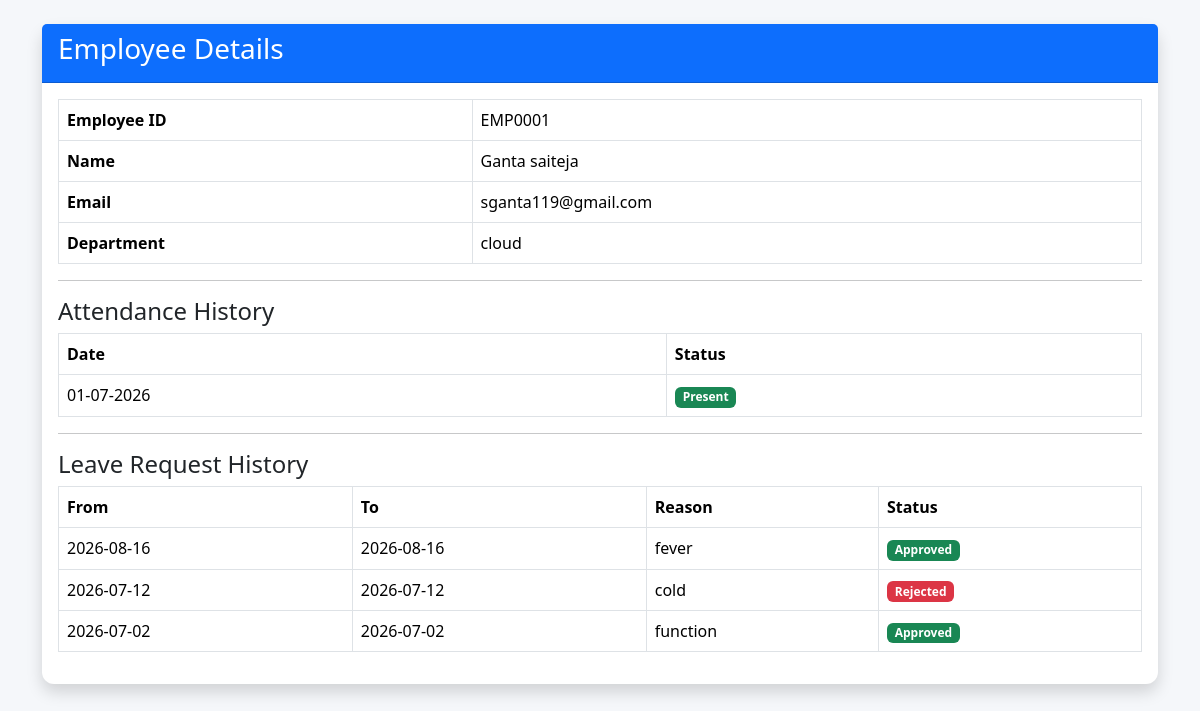
Screenshot of /view-employee/2 (signed in) with the database file from the repository.
### models.py (models this page shows)
class User(db.Model):
    id = db.Column(db.Integer, primary_key=True)
    employee_id = db.Column(db.String(20), unique=True)
    name = db.Column(db.String(100), nullable=False)
    email = db.Column(db.String(100), unique=True, nullable=False)
    department = db.Column(db.String(100), nullable=False)
    password = db.Column(db.String(255), nullable=False)
    role = db.Column(db.String(20), default="Employee")

class Attendance(db.Model):
    id = db.Column(db.Integer, primary_key=True)
    employee_id = db.Column(db.String(20), nullable=False)
    date = db.Column(db.String(20), nullable=False)
    status = db.Column(db.String(20), default="Present")

class LeaveRequest(db.Model):
    id = db.Column(db.Integer, primary_key=True)
    employee_id = db.Column(db.String(20), nullable=False)
    from_date = db.Column(db.String(20), nullable=False)
    to_date = db.Column(db.String(20), nullable=False)
    reason = db.Column(db.Text, nullable=False)
    status = db.Column(db.String(20), default="Pending")

### app.py (the view)
@app.route("/view-employee/<int:user_id>")
def view_employee(user_id):
    if session.get("role") != "Admin":
        return redirect(url_for("home"))
    employee = User.query.get_or_404(user_id)
    attendance = Attendance.query.filter_by(
        employee_id=employee.employee_id
    ).all()
    leaves = LeaveRequest.query.filter_by(
        employee_id=employee.employee_id
    ).all()
    return render_template(
        "view_employee.html",
        employee=employee,
        attendance=attendance,
        leaves=leaves
    )

### templates/view_employee.html (shortened to what this page needs)
{% extends "base.html" %}
{% block content %}
<div class="container mt-4">
    <div class="card shadow">
        <div class="card-header bg-primary text-white">
            <h3>Employee Details</h3>
        </div>
        <div class="card-body">
            <table class="table table-bordered">
                <tr>
                    <th>Employee ID</th>
                    <td>{{ employee.employee_id }}</td>
                </tr>
                <tr>
                    <th>Name</th>
                    <td>{{ employee.name }}</td>
                </tr>
                <tr>
                    <th>Email</th>
                    <td>{{ employee.email }}</td>
                </tr>
                <tr>
                    <th>Department</th>
                    <td>{{ employee.department }}</td>
                </tr>
            </table>
            <hr>
            <h4>Attendance History</h4>
            <table class="table table-bordered">
                <tr>
                    <th>Date</th>
                    <th>Status</th>
                </tr>
                {% for a in attendance %}
                <tr>
                    <td>{{ a.date }}</td>
                   <td>
{% if a.status=="Present" %}
<span class="badge bg-success">Present</span>
{% elif a.status=="Absent" %}
<span class="badge bg-danger">Absent</span>
{% else %}
<span class="badge bg-warning text-dark">Leave</span>
{% endif %}
</td>
                </tr>
                {% endfor %}
            </table>
            <hr>
            <h4>Leave Request History</h4>
            <table class="table table-bordered">
                <tr>
                    <th>From</th>
                    <th>To</th>
                    <th>Reason</th>
                    <th>Status</th>
                </tr>
                {% for l in leaves %}
                <tr>
                    <td>{{ l.from_date }}</td>
                    <td>{{ l.to_date }}</td>
                    <td>{{ l.reason }}</td>
                   <td>
{% if l.status=="Approved" %}
<span class="badge bg-success">Approved</span>
{% elif l.status=="Rejected" %}
<span class="badge bg-danger">Rejected</span>
{% else %}
<span class="badge bg-warning text-dark">Pending</span>
{% endif %}
</td>
                </tr>
                {% endfor %}
            </table>
        </div>
    </div>
</div>
{% endblock %}

### static/css/style.css (style rules this page uses)
body { margin:0; padding:0; background:#f5f7fa; }
.card { border:none; border-radius:12px; box-shadow:0 0 10px rgba(0,0,0,.1); }
.table { background:white; }

### rows the page displays
User: employee_id "EMP0001", name "Ganta saiteja", email "sganta119@gmail.com", department "cloud"
Attendance: date "01-07-2026", status "Present"
LeaveRequest: from_date "2026-08-16", to_date "2026-08-16", reason "fever", status "Approved"
LeaveRequest: from_date "2026-07-12", to_date "2026-07-12", reason "cold", status "Rejected"
LeaveRequest: from_date "2026-07-02", to_date "2026-07-02", reason "function", status "Approved"
